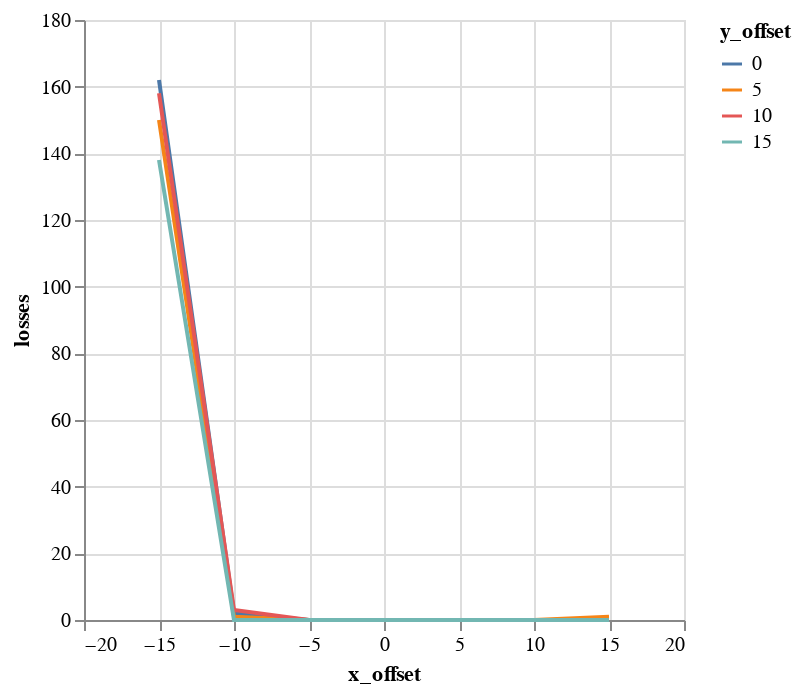

The cell this chart's notebook holds for it:
### Code cell
alt.Chart(emit_df).mark_line().encode(
    color='y_offset:N',
    x='x_offset',
    y='losses',
)

### Figure 1 — Vega-Lite specification as saved in the notebook (floating-point values rounded to 4 significant figures)
{"$schema": "https://vega.github.io/schema/vega-lite/v1.2.1.json", "data": {"values": [{"losses": 162, "relbeta": 0.002308, "sourceID": 16777222, "sourceName": "x_-15_y_0", "x_emittance": 12.64, "x_emittance_rel": 7.794, "x_norm_emittance": 0.02916, "x_offset": -15, "y_emittance": 4.124, "y_emittance_rel": 2.623, "y_norm_emittance": 0.009518, "y_offset": 0}, {"losses": 150, "relbeta": 0.002307, "sourceID": 16777229, "sourceName": "x_-15_y_5", "x_emittance": 11.54, "x_emittance_rel": 7.246, "x_norm_emittance": 0.02663, "x_offset": -15, "y_emittance": 6.843, "y_emittance_rel": 4.294, "y_norm_emittance": 0.01578, "y_offset": 5}, {"losses": 158, "relbeta": 0.002309, "sourceID": 16777236, "sourceName": "x_-15_y_10", "x_emittance": 8.493, "x_emittance_rel": 5.252, "x_norm_emittance": 0.01961, "x_offset": -15, "y_emittance": 9.891, "y_emittance_rel": 6.195, "y_norm_emittance": 0.02283, "y_offset": 10}, {"losses": 138, "relbeta": 0.002305, "sourceID": 16777243, "sourceName": "x_-15_y_15", "x_emittance": 7.71, "x_emittance_rel": 4.614, "x_norm_emittance": 0.01777, "x_offset": -15, "y_emittance": 9.631, "y_emittance_rel": 5.795, "y_norm_emittance": 0.0222, "y_offset": 15}, {"losses": 2, "relbeta": 0.002309, "sourceID": 16777220, "sourceName": "x_-10_y_0", "x_emittance": 12.11, "x_emittance_rel": 7.605, "x_norm_emittance": 0.02795, "x_offset": -10, "y_emittance": 3.409, "y_emittance_rel": 2.195, "y_norm_emittance": 0.00787, "y_offset": 0}, {"losses": 1, "relbeta": 0.002308, "sourceID": 16777227, "sourceName": "x_-10_y_5", "x_emittance": 9.265, "x_emittance_rel": 5.744, "x_norm_emittance": 0.02138, "x_offset": -10, "y_emittance": 5.201, "y_emittance_rel": 3.292, "y_norm_emittance": 0.01201, "y_offset": 5}, {"losses": 3, "relbeta": 0.002309, "sourceID": 16777234, "sourceName": "x_-10_y_10", "x_emittance": 8.219, "x_emittance_rel": 5.529, "x_norm_emittance": 0.01897, "x_offset": -10, "y_emittance": 7.258, "y_emittance_rel": 4.359, "y_norm_emittance": 0.01676, "y_offset": 10}, {"losses": 0, "relbeta": 0.002309, "sourceID": 16777241, "sourceName": "x_-10_y_15", "x_emittance": 5.971, "x_emittance_rel": 4.119, "x_norm_emittance": 0.01379, "x_offset": -10, "y_emittance": 4.676, "y_emittance_rel": 2.861, "y_norm_emittance": 0.0108, "y_offset": 15}, {"losses": 0, "relbeta": 0.002308, "sourceID": 16777218, "sourceName": "x_-5_y_0", "x_emittance": 2.301, "x_emittance_rel": 1.373, "x_norm_emittance": 0.005313, "x_offset": -5, "y_emittance": 2.061, "y_emittance_rel": 1.2, "y_norm_emittance": 0.004758, "y_offset": 0}, {"losses": 0, "relbeta": 0.002309, "sourceID": 16777225, "sourceName": "x_-5_y_5", "x_emittance": 3.082, "x_emittance_rel": 2.023, "x_norm_emittance": 0.007115, "x_offset": -5, "y_emittance": 2.311, "y_emittance_rel": 1.422, "y_norm_emittance": 0.005335, "y_offset": 5}, {"losses": 0, "relbeta": 0.002308, "sourceID": 16777232, "sourceName": "x_-5_y_10", "x_emittance": 3.411, "x_emittance_rel": 2.257, "x_norm_emittance": 0.007873, "x_offset": -5, "y_emittance": 2.728, "y_emittance_rel": 1.765, "y_norm_emittance": 0.006298, "y_offset": 10}, {"losses": 0, "relbeta": 0.002309, "sourceID": 16777239, "sourceName": "x_-5_y_15", "x_emittance": 2.414, "x_emittance_rel": 1.427, "x_norm_emittance": 0.005572, "x_offset": -5, "y_emittance": 2.032, "y_emittance_rel": 1.35, "y_norm_emittance": 0.00469, "y_offset": 15}, {"losses": 0, "relbeta": 0.002309, "sourceID": 16777216, "sourceName": "x_0_y_0", "x_emittance": 1.746, "x_emittance_rel": 1.134, "x_norm_emittance": 0.004032, "x_offset": 0, "y_emittance": 1.58, "y_emittance_rel": 1.028, "y_norm_emittance": 0.003648, "y_offset": 0}, {"losses": 0, "relbeta": 0.002308, "sourceID": 16777223, "sourceName": "x_0_y_5", "x_emittance": 1.92, "x_emittance_rel": 1.246, "x_norm_emittance": 0.004431, "x_offset": 0, "y_emittance": 1.627, "y_emittance_rel": 1.06, "y_norm_emittance": 0.003756, "y_offset": 5}, {"losses": 0, "relbeta": 0.002308, "sourceID": 16777230, "sourceName": "x_0_y_10", "x_emittance": 1.538, "x_emittance_rel": 1.096, "x_norm_emittance": 0.00355, "x_offset": 0, "y_emittance": 1.587, "y_emittance_rel": 1.076, "y_norm_emittance": 0.003664, "y_offset": 10}, {"losses": 0, "relbeta": 0.002308, "sourceID": 16777237, "sourceName": "x_0_y_15", "x_emittance": 2.107, "x_emittance_rel": 1.191, "x_norm_emittance": 0.004863, "x_offset": 0, "y_emittance": 1.872, "y_emittance_rel": 1.161, "y_norm_emittance": 0.004322, "y_offset": 15}, {"losses": 0, "relbeta": 0.002308, "sourceID": 16777217, "sourceName": "x_5_y_0", "x_emittance": 1.635, "x_emittance_rel": 1.055, "x_norm_emittance": 0.003775, "x_offset": 5, "y_emittance": 1.69, "y_emittance_rel": 1.01, "y_norm_emittance": 0.003902, "y_offset": 0}, {"losses": 0, "relbeta": 0.002308, "sourceID": 16777224, "sourceName": "x_5_y_5", "x_emittance": 1.697, "x_emittance_rel": 1.059, "x_norm_emittance": 0.003917, "x_offset": 5, "y_emittance": 1.544, "y_emittance_rel": 1.048, "y_norm_emittance": 0.003564, "y_offset": 5}, {"losses": 0, "relbeta": 0.002308, "sourceID": 16777231, "sourceName": "x_5_y_10", "x_emittance": 1.61, "x_emittance_rel": 1.101, "x_norm_emittance": 0.003718, "x_offset": 5, "y_emittance": 1.778, "y_emittance_rel": 1.115, "y_norm_emittance": 0.004104, "y_offset": 10}, {"losses": 0, "relbeta": 0.002308, "sourceID": 16777238, "sourceName": "x_5_y_15", "x_emittance": 2.1, "x_emittance_rel": 1.314, "x_norm_emittance": 0.004847, "x_offset": 5, "y_emittance": 2.156, "y_emittance_rel": 1.37, "y_norm_emittance": 0.004977, "y_offset": 15}, {"losses": 0, "relbeta": 0.002308, "sourceID": 16777219, "sourceName": "x_10_y_0", "x_emittance": 1.843, "x_emittance_rel": 1.213, "x_norm_emittance": 0.004254, "x_offset": 10, "y_emittance": 1.718, "y_emittance_rel": 1.074, "y_norm_emittance": 0.003965, "y_offset": 0}, {"losses": 0, "relbeta": 0.002308, "sourceID": 16777226, "sourceName": "x_10_y_5", "x_emittance": 1.684, "x_emittance_rel": 1.163, "x_norm_emittance": 0.003887, "x_offset": 10, "y_emittance": 1.647, "y_emittance_rel": 1.093, "y_norm_emittance": 0.003802, "y_offset": 5}, {"losses": 0, "relbeta": 0.002309, "sourceID": 16777233, "sourceName": "x_10_y_10", "x_emittance": 2.015, "x_emittance_rel": 1.156, "x_norm_emittance": 0.004652, "x_offset": 10, "y_emittance": 1.843, "y_emittance_rel": 1.143, "y_norm_emittance": 0.004256, "y_offset": 10}, {"losses": 0, "relbeta": 0.002308, "sourceID": 16777240, "sourceName": "x_10_y_15", "x_emittance": 2.571, "x_emittance_rel": 1.634, "x_norm_emittance": 0.005935, "x_offset": 10, "y_emittance": 2.62, "y_emittance_rel": 1.733, "y_norm_emittance": 0.006048, "y_offset": 15}, {"losses": 0, "relbeta": 0.002309, "sourceID": 16777221, "sourceName": "x_15_y_0", "x_emittance": 3.497, "x_emittance_rel": 2.334, "x_norm_emittance": 0.008075, "x_offset": 15, "y_emittance": 2.079, "y_emittance_rel": 1.317, "y_norm_emittance": 0.004799, "y_offset": 0}, {"losses": 1, "relbeta": 0.002308, "sourceID": 16777228, "sourceName": "x_15_y_5", "x_emittance": 2.881, "x_emittance_rel": 1.833, "x_norm_emittance": 0.00665, "x_offset": 15, "y_emittance": 1.812, "y_emittance_rel": 1.22, "y_norm_emittance": 0.004183, "y_offset": 5}, {"losses": 0, "relbeta": 0.002309, "sourceID": 16777235, "sourceName": "x_15_y_10", "x_emittance": 2.789, "x_emittance_rel": 1.719, "x_norm_emittance": 0.006438, "x_offset": 15, "y_emittance": 2.079, "y_emittance_rel": 1.287, "y_norm_emittance": 0.0048, "y_offset": 10}, {"losses": 0, "relbeta": 0.002309, "sourceID": 16777242, "sourceName": "x_15_y_15", "x_emittance": 3.369, "x_emittance_rel": 2.224, "x_norm_emittance": 0.007777, "x_offset": 15, "y_emittance": 3.386, "y_emittance_rel": 2.133, "y_norm_emittance": 0.007817, "y_offset": 15}]}, "encoding": {"color": {"field": "y_offset", "type": "nominal"}, "x": {"field": "x_offset", "type": "quantitative"}, "y": {"field": "losses", "type": "quantitative"}}, "mark": "line"}
